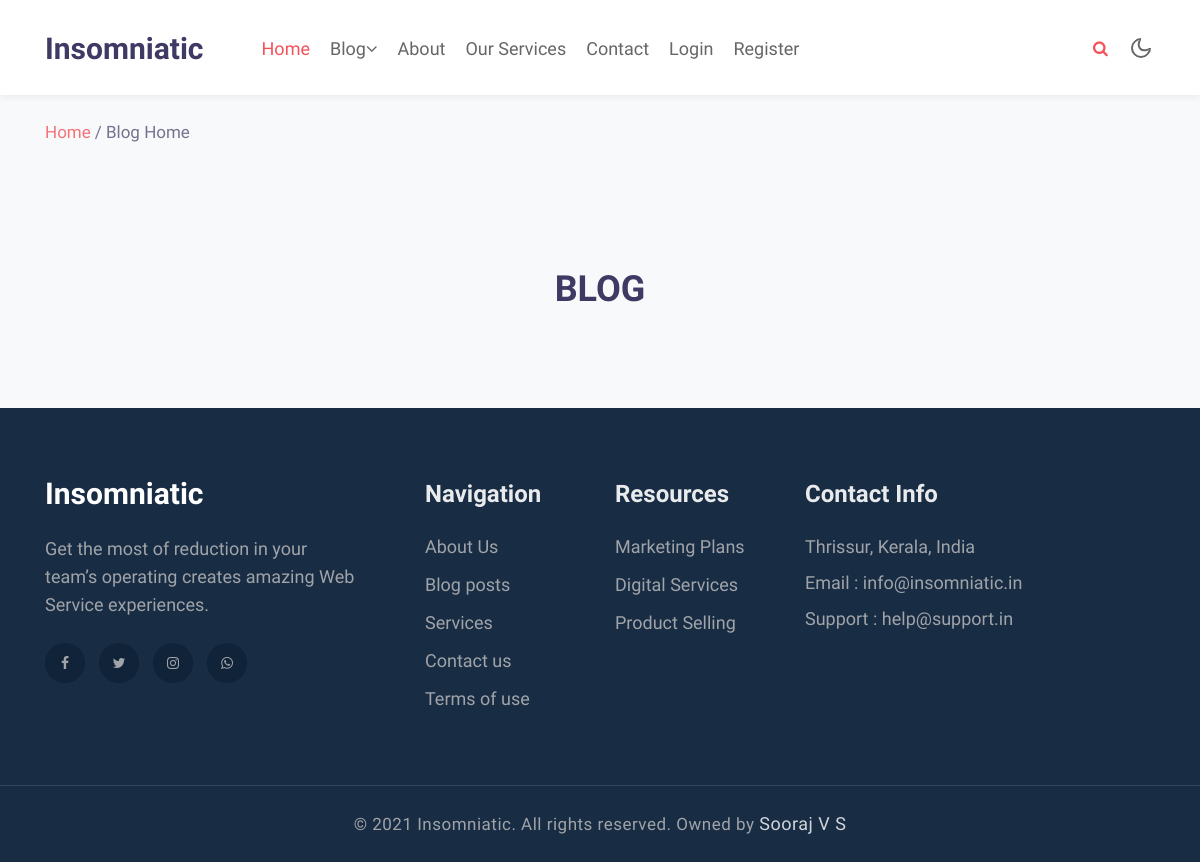
/blog/, run on an earlier commit of the app's database.
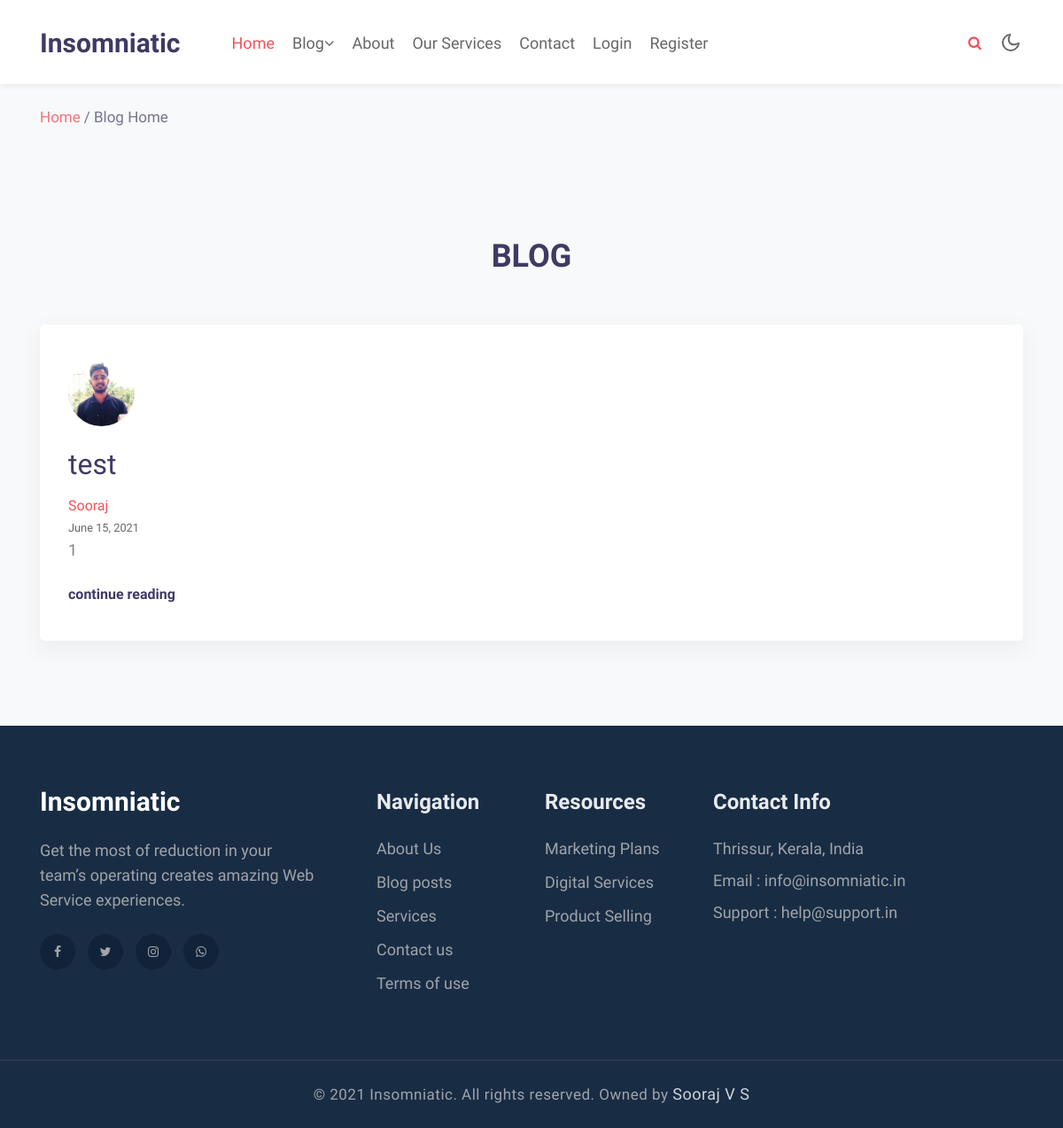
And on a later commit of the database.
### blog/models.py (models this page shows, shortened)
class Post(models.Model):
    post_title = models.CharField(max_length=100)
    content = models.TextField()
    content_1 = models.TextField(null=True)
    date_posted = models.DateField(default=timezone.now)
    author = models.ForeignKey(User, on_delete=models.CASCADE)
    Related_to = (
        ('Technology/IT', 'Technology/IT'),
        ('Technology/Electronics', 'Technology/Electronics'),
        ('Technology/Space', 'Technology/Space'),
        ('Technology/Others', 'Technology/Others'),
    )
    type = models.CharField(max_length=25, choices=Related_to, default='Technology/Others')

### users/models.py (models this page shows, shortened)
class Profile(models.Model):
    user = models.OneToOneField(User, on_delete=models.CASCADE)
    image = models.ImageField(default='default.jpg', upload_to='profile_pics')

### blog/views.py (the view)
# urls.py: path('', PostListView.as_view(),name='blog-home'),
class PostListView(ListView):
    model = Post
    template_name = 'blog/blog.html'  # <app>/<model>_<viewtype>.html
    context_object_name = 'posts'
    extra_context = {'title': 'Blog Home'}
    ordering = ['-date_posted']
    paginate_by = 2

### blog/templates/blog/blog.html (shortened to what this page needs)
{% extends 'basic/base.html' %}
{% load static %}
{% block content %}
<section class="w3l-services-block-3 py-5" id="services">
    <div class="features-main py-lg-5 py-md-3">
        <div class="container">
            <div class="header-section text-center mx-auto">
                <h3 class="title-big">BLOG</h3>
            </div>
            {% for post in posts %}
            <div class="row features mt-lg-4">
               <div class="col-lg-12 col-md-6 feature-grid">
                    <a href="{% url 'post-detail' post.id %}">
                        <div class="feature-body service2">
                            <div class="feature-img">
                                <img width="75" height="75" class="rounded-circle article-img" src="{{ post.author.profile.image.url }}">
                            </div>
                            <div class="feature-info mt-4">
                                <h2 class="feature-titel mb-3"> {{post.post_title}} </h2>
                                <a href="{% url 'user-posts' post.author.username %}" >{{ post.author.first_name }}</a> <br>
                                <small>{{ post.date_posted|date:"F d, Y" }}</small>
                                <p class="feature-text">{{post.content}}
                                </p>
                                <a href="{% url 'post-detail' post.id %}" class="read mt-4 d-block">continue reading</a>
                            </div>
                        </div>
                    </a>
                </div>
            </div>
            {% endfor %}
        </div>
    </div>
</section>
{% endblock content %}

What changed in the data, as far as the page shows it:
added Post: author.profile.image (picture), post_title "test", author.first_name "Sooraj", date_posted "June 15, 2021", content "1"
